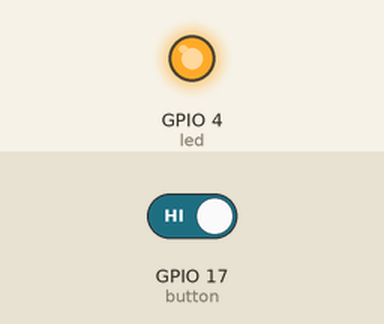
The program below on a simulated Raspberry Pi (BCM pin numbers). On the bench: output pins drawn as LEDs (lit = HIGH). Inputs (shaded band) come from the test bench; at power-on: GPIO 17 (button) HIGH. The clock reads 2024-03-15 10:24:30 at power-on unless the program sets it; what the program prints to the terminal is not drawn.

Above: at 5.3 s.
5.4 s: GPIO 17 (button) driven HIGH
Timing chart, 0 to 8.4 s (numbered marks = the images above; inputs shaded):
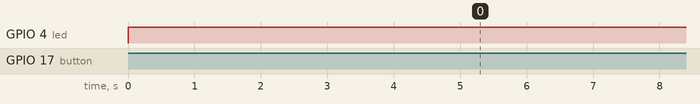

Measured:
- after the input at 5.4 s, every drawn part: stays the same

The program:

power-monitor_rebuilt_untested_gpiozero.py
```python
#!/usr/bin/python3 -u

import subprocess
import time
from gpiozero import Button, LED

DEBUG = 0

# GPIO / BCM 17 - physical pin 11
PORT = 17

# Shutdown delay in seconds
# 14.5 minutes
SHUTDOWN_DELAY = 870

# No. of seconds after ignition returns to cancel shutdown
CANCEL_SHUTDOWN = 5

IGN_STATUS = 1
SHUTDOWN = 0
IGN_OFF_TIME = 0
IGN_OFF_LAST_SEEN = 0
NOW = 0

# set up button and LED objects
button = Button(PORT, pull_up=True)
led = LED(4)

while True:

	NOW = time.time()

	# Get the status of the ignition
	IGN_UP = button.is_pressed

	# Ignition switched off? then set shutdown flag and igntion off time
	if not IGN_UP and not SHUTDOWN:
		SHUTDOWN = 1
		IGN_OFF_TIME = NOW
		print("Ignition switched off, shutdown flag set!")
		led.on()

	# Increment this counter while ignition is off
	if not IGN_UP and SHUTDOWN:
		IGN_OFF_LAST_SEEN = NOW

	# if igntion is off check if shutdown delay time reached
	if (SHUTDOWN and not IGN_UP and ((NOW - IGN_OFF_TIME) > SHUTDOWN_DELAY)):
		print("Shutdown delay of", SHUTDOWN_DELAY, "seconds reached, shutting down!")
		try:
			STATUS = subprocess.check_output(["shutdown", "-h", "now", "--no-wall"])
		except subprocess.CalledProcessError as shutdowncmd:
			print("Shutdown failed with error code: ", shutdowncmd.returncode)
			break

	# Cancel shutdown if power has been back for CANCEL_SHUTDOWN seconds
	if ((NOW - IGN_OFF_LAST_SEEN) >= CANCEL_SHUTDOWN ) and SHUTDOWN:
		print("Ignition has been back for : ", CANCEL_SHUTDOWN, " seconds - shutdown flag reset")
		SHUTDOWN = 0
		IGN_OFF_TIME = 0
		IGN_OFF_LAST_SEEN = 0
		led.off()

	if DEBUG:
		STATUS = button.is_pressed
		print("Pin status is: ", STATUS)
		print("IGN_UP is set to: ", IGN_UP)
		print("SHUTDOWN is set to: ", SHUTDOWN)
		if SHUTDOWN:
			print("Igntion off time is: ", IGN_OFF_TIME)
			print("Igntion off last seen time is: ", IGN_OFF_LAST_SEEN)
			print("Current time is : ", NOW)
			print("Elapsed time is : ", (NOW - IGN_OFF_TIME))

	time.sleep(1)

if DEBUG:
	print("Exiting")
led.off()
GPIO.cleanup()
```
